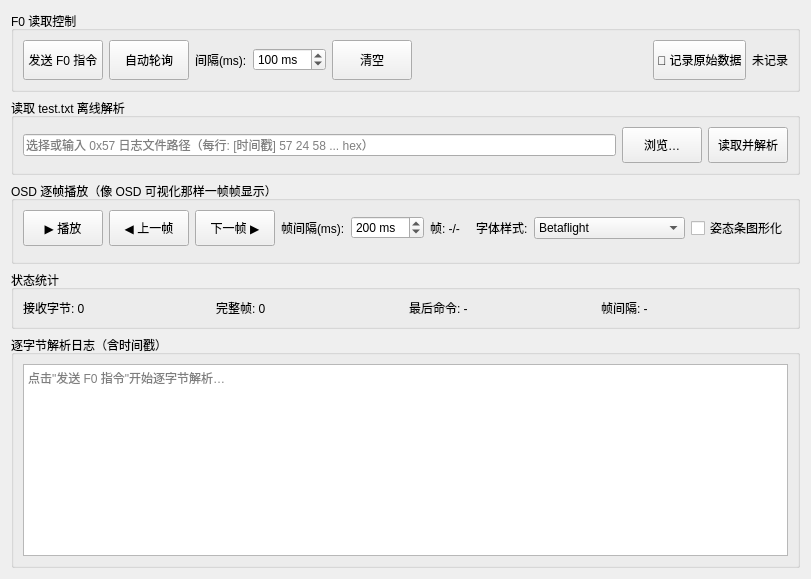
<?xml version="1.0" encoding="UTF-8"?>
<ui version="4.0">
 <class>PageSerialF0Read</class>
 <widget class="QWidget" name="PageSerialF0Read">
  <layout class="QVBoxLayout" name="f0MainLayout">
   <item>
    <widget class="QGroupBox" name="groupControl">
     <property name="title">
      <string>F0 读取控制</string>
     </property>
     <layout class="QHBoxLayout" name="ctlLayout">
      <item>
       <widget class="QPushButton" name="btnSendF0">
        <property name="minimumSize">
         <size>
          <width>0</width>
          <height>40</height>
         </size>
        </property>
        <property name="text">
         <string>发送 F0 指令</string>
        </property>
       </widget>
      </item>
      <item>
       <widget class="QPushButton" name="btnAutoPoll">
        <property name="checkable">
         <bool>true</bool>
        </property>
        <property name="minimumSize">
         <size>
          <width>0</width>
          <height>40</height>
         </size>
        </property>
        <property name="text">
         <string>自动轮询</string>
        </property>
       </widget>
      </item>
      <item>
       <widget class="QLabel" name="lbInterval">
        <property name="text">
         <string>间隔(ms):</string>
        </property>
       </widget>
      </item>
      <item>
       <widget class="QSpinBox" name="spinInterval">
        <property name="minimum">
         <number>50</number>
        </property>
        <property name="maximum">
         <number>5000</number>
        </property>
        <property name="value">
         <number>100</number>
        </property>
        <property name="suffix">
         <string> ms</string>
        </property>
       </widget>
      </item>
      <item>
       <widget class="QPushButton" name="btnClear">
        <property name="minimumSize">
         <size>
          <width>0</width>
          <height>40</height>
         </size>
        </property>
        <property name="text">
         <string>清空</string>
        </property>
       </widget>
      </item>
      <item>
       <spacer name="hSpacerCtl">
        <property name="orientation">
         <enum>Qt::Horizontal</enum>
        </property>
        <property name="sizeHint" stdset="0">
         <size>
          <width>10</width>
          <height>20</height>
         </size>
        </property>
       </spacer>
      </item>
      <item>
       <widget class="QPushButton" name="btnSaveRaw">
        <property name="checkable">
         <bool>true</bool>
        </property>
        <property name="minimumSize">
         <size>
          <width>0</width>
          <height>40</height>
         </size>
        </property>
        <property name="text">
         <string>📁 记录原始数据</string>
        </property>
       </widget>
      </item>
      <item>
       <widget class="QLabel" name="lbSavePath">
        <property name="text">
         <string>未记录</string>
        </property>
       </widget>
      </item>
     </layout>
    </widget>
   </item>
   <item>
    <widget class="QGroupBox" name="groupFile">
     <property name="title">
      <string>读取 test.txt 离线解析</string>
     </property>
     <layout class="QHBoxLayout" name="fileLayout">
      <item>
       <widget class="QLineEdit" name="editFilePath">
        <property name="placeholderText">
         <string>选择或输入 0x57 日志文件路径（每行: [时间戳] 57 24 58 ... hex）</string>
        </property>
       </widget>
      </item>
      <item>
       <widget class="QPushButton" name="btnBrowseFile">
        <property name="minimumSize">
         <size>
          <width>0</width>
          <height>36</height>
         </size>
        </property>
        <property name="text">
         <string>浏览…</string>
        </property>
       </widget>
      </item>
      <item>
       <widget class="QPushButton" name="btnLoadFile">
        <property name="minimumSize">
         <size>
          <width>0</width>
          <height>36</height>
         </size>
        </property>
        <property name="text">
         <string>读取并解析</string>
        </property>
       </widget>
      </item>
     </layout>
    </widget>
   </item>
   <item>
    <widget class="QGroupBox" name="groupPlayer">
     <property name="title">
      <string>OSD 逐帧播放（像 OSD 可视化那样一帧帧显示）</string>
     </property>
     <layout class="QVBoxLayout" name="playerLayout">
      <item>
       <layout class="QHBoxLayout" name="playerCtlLayout">
        <item>
         <widget class="QPushButton" name="btnPlay">
          <property name="minimumSize">
           <size>
            <width>0</width>
            <height>36</height>
           </size>
          </property>
          <property name="text">
           <string>▶ 播放</string>
          </property>
         </widget>
        </item>
        <item>
         <widget class="QPushButton" name="btnPrevFrame">
          <property name="minimumSize">
           <size>
            <width>0</width>
            <height>36</height>
           </size>
          </property>
          <property name="text">
           <string>◀ 上一帧</string>
          </property>
         </widget>
        </item>
        <item>
         <widget class="QPushButton" name="btnNextFrame">
          <property name="minimumSize">
           <size>
            <width>0</width>
            <height>36</height>
           </size>
          </property>
          <property name="text">
           <string>下一帧 ▶</string>
          </property>
         </widget>
        </item>
        <item>
         <widget class="QLabel" name="lbFrameInterval">
          <property name="text">
           <string>帧间隔(ms):</string>
          </property>
         </widget>
        </item>
        <item>
         <widget class="QSpinBox" name="spinFrameInterval">
          <property name="minimum">
           <number>20</number>
          </property>
          <property name="maximum">
           <number>5000</number>
          </property>
          <property name="value">
           <number>200</number>
          </property>
          <property name="suffix">
           <string> ms</string>
          </property>
         </widget>
        </item>
        <item>
         <widget class="QLabel" name="lbFrameInfo">
          <property name="text">
           <string>帧: -/-</string>
          </property>
         </widget>
        </item>
        <item>
         <spacer name="hSpacerPlayer">
          <property name="orientation">
           <enum>Qt::Horizontal</enum>
          </property>
          <property name="sizeHint" stdset="0">
           <size>
            <width>10</width>
            <height>20</height>
           </size>
          </property>
         </spacer>
        </item>
        <item>
         <widget class="QLabel" name="lbFont">
          <property name="text">
           <string>字体样式:</string>
          </property>
         </widget>
        </item>
        <item>
         <widget class="QComboBox" name="cboFont">
          <item>
           <property name="text">
            <string>Betaflight</string>
           </property>
          </item>
          <item>
           <property name="text">
            <string>INAV</string>
           </property>
          </item>
          <item>
           <property name="text">
            <string>ArduPilot</string>
           </property>
          </item>
          <item>
           <property name="text">
            <string>Fettec</string>
           </property>
          </item>
          <item>
           <property name="text">
            <string>KISS</string>
           </property>
          </item>
          <item>
           <property name="text">
            <string>内置字符集(osdChars)</string>
           </property>
          </item>
         </widget>
        </item>
        <item>
         <widget class="QCheckBox" name="chkAttitudeBar">
          <property name="text">
           <string>姿态条图形化</string>
          </property>
          <property name="checked">
           <bool>false</bool>
          </property>
         </widget>
        </item>
       </layout>
      </item>
      <item>
       <widget class="QWidget" name="widgetOsdPlayer" native="true">
        <property name="minimumSize">
         <size>
          <width>0</width>
          <height>0</height>
         </size>
        </property>
       </widget>
      </item>
     </layout>
    </widget>
   </item>
   <item>
    <widget class="QGroupBox" name="groupStats">
     <property name="title">
      <string>状态统计</string>
     </property>
     <layout class="QHBoxLayout" name="statsLayout">
      <item>
       <widget class="QLabel" name="lbRxBytes">
        <property name="text">
         <string>接收字节: 0</string>
        </property>
       </widget>
      </item>
      <item>
       <widget class="QLabel" name="lbFrames">
        <property name="text">
         <string>完整帧: 0</string>
        </property>
       </widget>
      </item>
      <item>
       <widget class="QLabel" name="lbLastCmd">
        <property name="text">
         <string>最后命令: -</string>
        </property>
       </widget>
      </item>
      <item>
       <widget class="QLabel" name="lbLastInterval">
        <property name="text">
         <string>帧间隔: -</string>
        </property>
       </widget>
      </item>
     </layout>
    </widget>
   </item>
   <item>
    <widget class="QGroupBox" name="groupLog">
     <property name="title">
      <string>逐字节解析日志（含时间戳）</string>
     </property>
     <layout class="QVBoxLayout" name="logLayout">
      <item>
       <widget class="FillPlainTextEdit" name="textLog">
        <property name="readOnly">
         <bool>true</bool>
        </property>
        <property name="maximumBlockCount">
         <number>2000</number>
        </property>
        <property name="placeholderText">
         <string>点击"发送 F0 指令"开始逐字节解析…</string>
        </property>
       </widget>
      </item>
     </layout>
    </widget>
   </item>
  </layout>
 </widget>
 <customwidgets>
  <customwidget>
   <class>FillPlainTextEdit</class>
   <extends>QPlainTextEdit</extends>
   <header location="global">fillplaintextedit.h</header>
  </customwidget>
 </customwidgets>
 <resources/>
 <connections/>
</ui>
